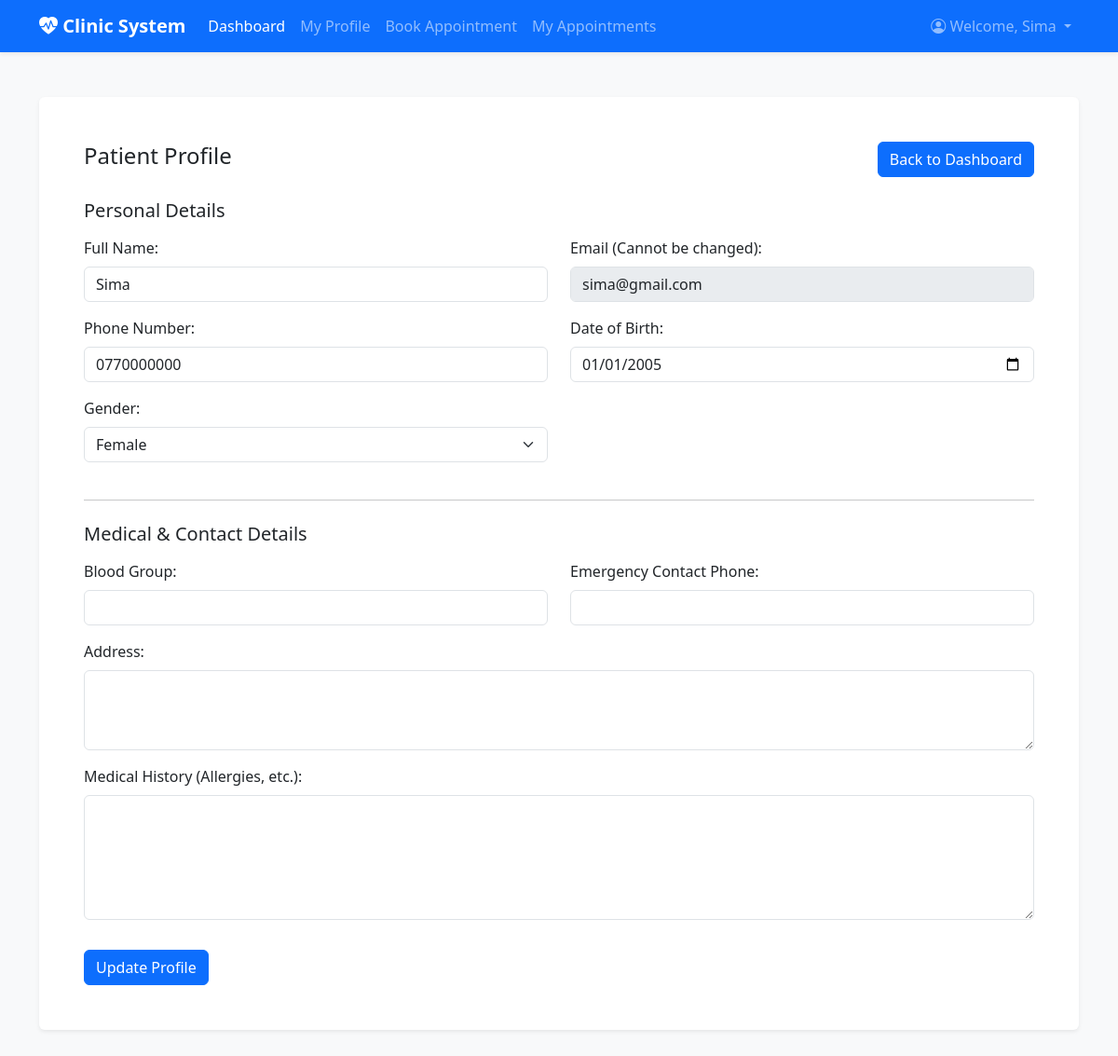
The app's page /Patient/profile.php (signed in) with its own data.
### tables this page shows
CREATE TABLE `patients` (
  `patient_id` int(11) NOT NULL,
  `user_id` int(11) DEFAULT NULL,
  `blood_group` varchar(10) DEFAULT NULL,
  `address` varchar(255) DEFAULT NULL,
  `emergency_contact` varchar(20) DEFAULT NULL,
  `medical_history` text DEFAULT NULL
);

CREATE TABLE `users` (
  `user_id` int(11) NOT NULL,
  `full_name` varchar(100) DEFAULT NULL,
  `email` varchar(100) DEFAULT NULL,
  `password_hash` varchar(255) DEFAULT NULL,
  `phone` varchar(20) DEFAULT NULL,
  `gender` enum('Male','Female','Other') DEFAULT NULL,
  `date_of_birth` date DEFAULT NULL,
  `role` enum('doctor','patient','admin') DEFAULT NULL,
  `created_at` timestamp NOT NULL DEFAULT current_timestamp()
);

### Patient/profile.php (the view, shortened to what this page needs)
<?php
include '../header.php';
$user_id = $_SESSION['user_id']; $message = ''; $message_type = '';
$query = "SELECT u.full_name, u.email, u.phone, u.gender, u.date_of_birth, p.blood_group, p.address, p.emergency_contact, p.medical_history
          FROM users u JOIN patients p ON u.user_id = p.user_id WHERE u.user_id = ?";
$stmt = $conn->prepare($query); $stmt->bind_param("i", $user_id); $stmt->execute();
$patient = $stmt->get_result()->fetch_assoc();
?>
<!DOCTYPE html>
<html lang="en">
<head>
    <link href="https://cdn.jsdelivr.net/npm/bootstrap@5.3.3/dist/css/bootstrap.min.css" rel="stylesheet">
</head>
<body class="dashboard-body">
    <div class="container my-5">
        <div class="card shadow-sm border-0">
            <div class="card-body p-5">
                <div class="d-flex justify-content-between align-items-center mb-4">
                    <h2 class="h4">Patient Profile</h2>
                    <a href="../dashboard.php" class="btn btn-primary">Back to Dashboard</a>
                </div>
                <form action="profile.php" method="POST">
                    <h5 class="mb-3">Personal Details</h5>
                    <div class="row">
                        <div class="col-md-6 mb-3">
                            <label for="full_name" class="form-label">Full Name:</label>
                            <input type="text" class="form-control" id="full_name" name="full_name" value="<?php echo htmlspecialchars($patient['full_name']); ?>" required>
                        </div>
                        <div class="col-md-6 mb-3">
                            <label for="email" class="form-label">Email (Cannot be changed):</label>
                            <input type="email" class="form-control" id="email" name="email" value="<?php echo htmlspecialchars($patient['email']); ?>" readonly disabled>
                        </div>
                        <div class="col-md-6 mb-3">
                            <label for="phone" class="form-label">Phone Number:</label>
                            <input type="text" class="form-control" id="phone" name="phone" value="<?php echo htmlspecialchars($patient['phone']); ?>" required>
                        </div>
                        <div class="col-md-6 mb-3">
                            <label for="date_of_birth" class="form-label">Date of Birth:</label>
                            <input type="date" class="form-control" id="date_of_birth" name="date_of_birth" value="<?php echo htmlspecialchars($patient['date_of_birth']); ?>" required>
                        </div>
                        <div class="col-md-6 mb-3">
                            <label for="gender" class="form-label">Gender:</label>
                            <select id="gender" name="gender" class="form-select" required>
                                <option value="Female" <?php echo ($patient['gender'] == 'Female') ? 'selected' : ''; ?>>Female</option>
                            </select>
                        </div>
                    </div>
                    <hr class="my-4">
                    <h5 class="mb-3">Medical & Contact Details</h5>
                    <div class="row">
                        <div class="col-md-6 mb-3">
                            <label for="blood_group" class="form-label">Blood Group:</label>
                            <input type="text" class="form-control" id="blood_group" name="blood_group" value="<?php echo htmlspecialchars($patient['blood_group']); ?>">
                        </div>
                        <div class="col-md-6 mb-3">
                            <label for="emergency_contact" class="form-label">Emergency Contact Phone:</label>
                            <input type="text" class="form-control" id="emergency_contact" name="emergency_contact" value="<?php echo htmlspecialchars($patient['emergency_contact']); ?>">
                        </div>
                        <div class="col-12 mb-3">
                            <label for="address" class="form-label">Address:</label>
                            <textarea class="form-control" id="address" name="address" rows="3"><?php echo htmlspecialchars($patient['address']); ?></textarea>
                        </div>
                        <div class="col-12 mb-3">
                            <label for="medical_history" class="form-label">Medical History (Allergies, etc.):</label>
                            <textarea class="form-control" id="medical_history" name="medical_history" rows="5"><?php echo htmlspecialchars($patient['medical_history']); ?></textarea>
                        </div>
                    </div>
                    <button type="submit" class="btn btn-primary mt-3">Update Profile</button>
                </form>
            </div>
        </div>
    </div>
</body>
</html>

### Assets/css/layout.css (style rules this page uses)
body { background-color: #f8f9fa; }
.card { border: 0; box-shadow: 0 4px 12px rgba(0, 0, 0, 0.05); }

### Patient/profile.php (style rules this page uses)
body { background-color: #f8f9fa; }

### records on screen
patients: full_name "Sima", email "sima@gmail.com", phone "0770000000", date_of_birth "01/01/2005"
users: gender "Female"

### other values on screen
$_SESSION['full_name'] "Sima"
